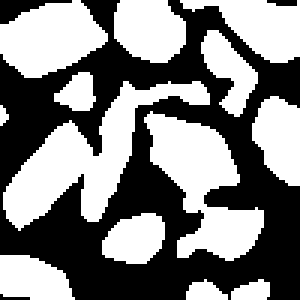
%> input picture resources/testImg/sample.png, 100 x 100 px (shown 3 times larger)
$ octave main-permeability-2D.m   (GNU Octave 9; MATLAB toolbox functions it lacks are replaced by stand-ins)
%> lines starting %> are read from the running program, lines starting %| are printed output that depends on the picture; in (x1, y1, x2, y2) boxes, pixels count from 0 and x2, y2 are one past the last pixel; in counts of white or black regions, pixels touching at a corner belong together; the program's own positions count from 1
### code/lineSeedFill2D.m
#{

returns image with the specified area
filled by the line seed fill algorithm.

INPUT:
  integer xi
  integer yi
  vector fillColor <0,1>
  matrix image [0,1;0,1;...]

OUTPUT:
  matrix ret [0,0.5;1,0.5;...]

#}

function ret = lineSeedFill2D(yi, xi, fillColor, image)

  sizeRows = size(image, 1);
  sizeCols = size(image, 2);

	assert (!(xi > sizeCols || xi <= 0 ||
          yi > sizeRows || yi <= 0),
          "the seed pixel is out of xy bounds");

  assert (!(image(yi,xi) == 0),
          "the seed pixel is inside boundary area");

  assert (!(image(yi,xi) == fillColor),
          "the seed pixel is inside already filled area");

  stack = {};
	stack(end+1) = [xi,yi];

	while (size(stack, 2) != 0)

		x = stack{end}(1,1);
		y = stack{end}(1,2);
		stack(end) = [];

		# find left bound

		while ((x-1) > 0 &&
         image(y,x-1) == 1)

			x--;

		endwhile

		# put seed below current scan line at left extreme
		if ((y - 1) > 0 &&
        image(y-1,x) == 1)

			# push pixel into stack if there is no boundary pixel on the left, or x is out of bounds
			if ((x - 1) > 0 &&
          image(y-1,x-1) != 0 ||
          (x - 1) <= 0)

        stack(end+1) = [x,y-1];

      endif
		endif

		# put seed above current scan line at left extreme
		if ((y + 1) <= sizeRows &&
        image(y+1,x) == 1)

			if ((x - 1) > 0 &&
          image(y+1,x-1) != 0 ||
          (x - 1) <= 0)

        stack(end+1) = [x,y+1];

			endif
    endif

		# fill current scan line and find critical pixels
		while (x <= sizeCols &&
          image(y,x) == 1)

      image(y,x) = fillColor;

			if ((y - 1) > 0 && (x - 1) > 0 &&
          image(y-1,x) == 1 &&
          image(y-1,x-1) == 0)

        stack(end+1) = [x,y-1];

			endif

			if ((y + 1) <= sizeRows && (x - 1) > 0 &&
          image(y+1,x) == 1 &&
          image(y+1,x-1) == 0)

        stack(end+1) = [x,y+1];

			endif

			x++;

    endwhile
  endwhile

  ret = image;

endfunction

### code/main-permeability-2D.m
clear all; close all; profile off; profile clear; profile on;

% Load image library
pkg load image;

% Load the image
imgName = "../resources/testImg/sample.png";
img = imread(imgName);
%> img is the input picture: size 100x100x3 uint8; 50.7% white; 4 black regions (2 under 20 px), largest, box (x1, y1, x2, y2) and area: (0, 0, 100, 100) 4823, (0, 0, 24, 8) 83
img = im2double(img);

% Make image monochrome
sz = size(img);
%> sz = [100 100 3]

if(length(sz) == 3)
  img = rgb2gray(img);
endif

if !all(all((img == 1) | (img == 0)))
    img = im2bw(img);
endif

% inverse the sample image
img = ~img;
img = im2double(img);
imgTemp = img;

filledImg = img;

fillColor = 0.5;

num_images = 0;
plotX = 3;
plotY = 4;

% Create a structuring element
se = [0 0 0;
      0 1 1;
      0 1 1];

seOpp = [1 1 0;
         1 1 0;
         0 0 0];

dilationCounter = 0;
img = im2double(img);
imgOrig = img;

% Repeat until not permeable anymore
do

  permeable = false;

  % Fill image starting from left border
  for i = 1:size(filledImg, 1)
      if(filledImg(i,1) == 1)
        filledImg = lineSeedFill2D(i,1,fillColor,filledImg);
      endif
  endfor

  % Plot current image
  num_images++;
  subplot(plotX, plotY, num_images);
  imshow(filledImg);
  title(sprintf('Dilations: %d', dilationCounter));

  % Check if right border side contains filled pixels
  permeable = any(filledImg(:, end) == fillColor);

  %% Dilatation of image
  if(permeable)
    imgTemp = img;
    img = ~img;

    if(mod(dilationCounter,2) == 0)
      img = imdilate(img, se);
    else
      img = imdilate(img, seOpp);
    endif

    img = ~img;
    img = im2double(img);

    filledImg = img;
    dilationCounter++;
  endif

until(!permeable)
%> this loop made 7 passes
%> permeable on passes 1 to 7: true, true, true, true, true, true, false
%> pass 1, `imshow(filledImg);`:
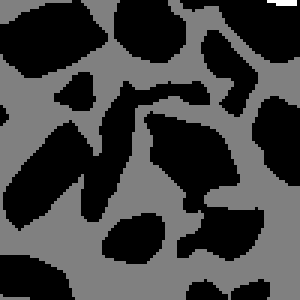
%> displayed picture: size 100x100, on the screen's scale of 0 to 255 (shown 3 times larger); min 0, max 255, mean 63.4
%> after the loop:
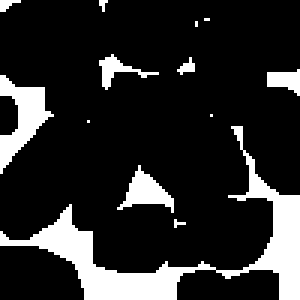
%> img: size 100x100 double (shown 3 times larger); values 0 (black) and 1 (white), 16.3% white; 13 white regions (8 under 20 px), largest, box (x1, y1, x2, y2) and area: (0, 42, 100, 100) 1066, (0, 25, 18, 58) 251, (39, 55, 58, 71) 131, (33, 18, 53, 30) 70, (89, 23, 100, 32) 63
%> after the loop:
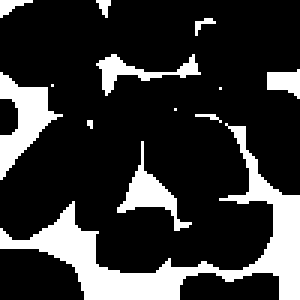
%> imgTemp: size 100x100 double (shown 3 times larger); values 0 (black) and 1 (white), 20.3% white; 13 white regions (7 under 20 px), largest, box (x1, y1, x2, y2) and area: (0, 41, 100, 100) 1225, (0, 24, 21, 60) 313, (39, 47, 64, 77) 193, (32, 18, 67, 32) 145, (89, 23, 100, 33) 74, (0, 0, 11, 6) 32
%> after the loop, dilationCounter = 6; num_images = 7

disp("permeability-2D");
disp(sprintf('Size of critical passage: %d', dilationCounter));
%| Size of critical passage: 6

# Show final dilated filled image with differing colors for every distinct area
numberOfPassages = 0;
fillColor = 0.01;
filledImg = imgTemp;
temp = filledImg;

for i = 1:size(filledImg, 1)
    if(temp(i,1) == 1)
        temp = lineSeedFill2D(i,1,fillColor,imgTemp);
        % Check if right border side contains filled pixels
        permeable = any(temp(:, end) == fillColor);
        if(permeable)
          transfer_idx = find(temp == fillColor);
          filledImg(transfer_idx) = temp(transfer_idx);
          fillColor = fillColor + 0.01;
          numberOfPassages++;
        endif
    endif
endfor
%> this loop made 100 passes
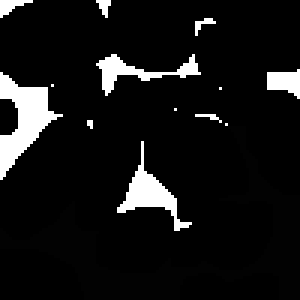
%> filledImg: size 100x100 double (shown 3 times larger); 12.24% of pixels changed, all inside (x1, y1, x2, y2) = (0, 42, 100, 100)
%> after the loop, fillColor = 0.02; numberOfPassages = 1; permeable = true; transfer_idx = 1224 values from 77 to 10000

disp(sprintf('Number of permeable passages with same size: %d', numberOfPassages));
%| Number of permeable passages with same size: 1
disp("-------------------------------------------------");

imToShow = zeros(size(filledImg,1),size(filledImg,2),3);
imToShow(:,:,1) = filledImg;
imToShow(:,:,2) = filledImg;
imToShow(:,:,3) = filledImg;

colors = { [1 0 0],
           [0 1 0],
           [0 0 1],
           [1 1 0],
           [0 1 1],
           [1 0 1],
           [0.5 0 0],
           [0 0.5 0],
           [0 0.5 0.5],
           [0.5 0.5 0] };

colorIdx = 1;
for i = 0.01:0.01:fillColor

    imToShow_r = imToShow(:,:,1);
    imToShow_r(imToShow_r == i) = colors{colorIdx}(1);
    imToShow(:,:,1) = imToShow_r;

    imToShow_g = imToShow(:,:,2);
    imToShow_g(imToShow_g == i) = colors{colorIdx}(2);
    imToShow(:,:,2) = imToShow_g;

    imToShow_b = imToShow(:,:,3);
    imToShow_b(imToShow_b == i) = colors{colorIdx}(3);
    imToShow(:,:,3) = imToShow_b;

    colorIdx++;

endfor
%> this loop made 2 passes
%> (i, colorIdx) on passes 1 to 2: (0.01, 2), (0.02, 3)
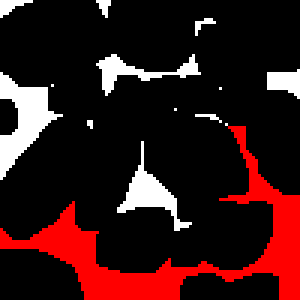
%> imToShow: size 100x100x3 double (shown 3 times larger); mean R, G, B 0.203, 0.081, 0.081

imToShow = imToShow*255;

% Plot all permeable passages
  num_images++;
%> num_images = 8
  subplot(plotX, plotY, num_images);
  imshow(imToShow);
  title(sprintf('Permeable passages: %d', numberOfPassages));

img1 = imToShow; % example 3D matrix representing an image
img2 = zeros(size(img1)); % create new 3D matrix of the same size
img2(:,:,1) = imgOrig;
img2(:,:,2) = imgOrig;
img2(:,:,3) = imgOrig;
img2 = img2 * 255;

% create a logical matrix that is true where img1 is not black or white
notBlackOrWhite = ~(img1(:,:,1) == 0 & img1(:,:,2) == 0 & img1(:,:,3) == 0) & ...
                  ~(img1(:,:,1) == 255 & img1(:,:,2) == 255 & img1(:,:,3) == 255);
%> notBlackOrWhite: size 100x100 logical; 12.2% white; 1 white region, box (x1, y1, x2, y2) and area: (0, 42, 100, 100) 1224

% transfer colors that are not black or white from img1 to img2
img2(repmat(notBlackOrWhite, [1, 1, 3])) = img1(repmat(notBlackOrWhite, [1, 1, 3]));
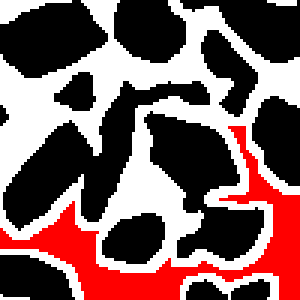
%> img2: size 100x100x3 double (shown 3 times larger); mean R, G, B 125.8, 94.6, 94.6


% Plot all permeable passages center lines
  num_images++;
%> num_images = 9
  subplot(plotX, plotY, num_images);
  imshow(img2);
  title("Center passage in original");
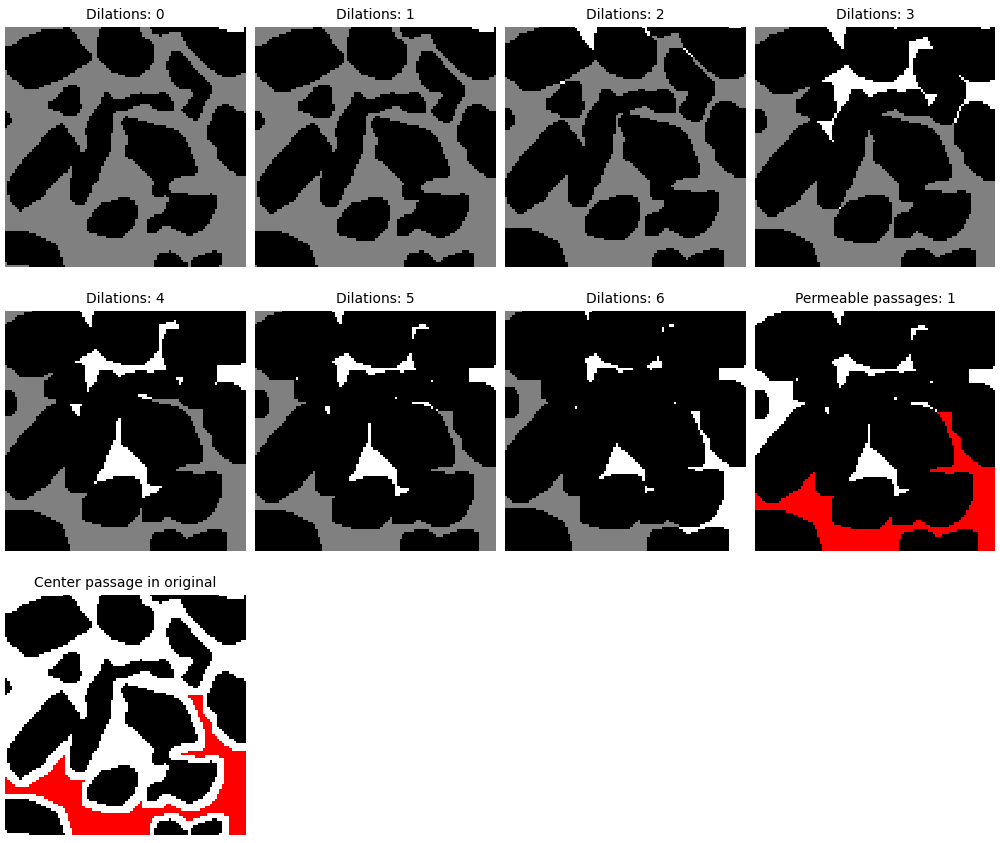
%> figure redrawn from the program's plot data, 9 panels

% Show profiler information
data = profile ("info");
%> (the run ends here)
